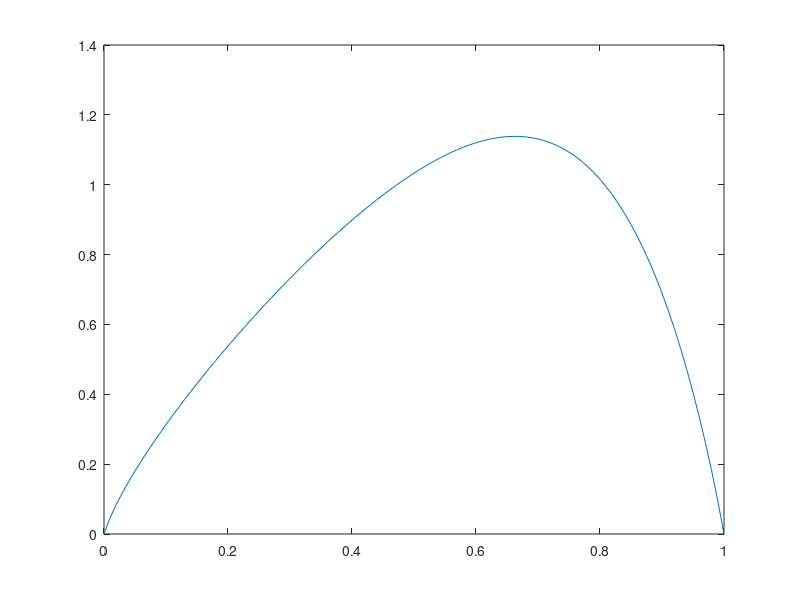

MATLAB code to generate this figure:
%To Solve the differential equation -u'' + f(x,u) = 0

%Assigning maximun number of iterations
k_MAX=100;
%Assigning Tolerance Limit
TOL=10^-6;
%Taking arbitrary number of intervals N=6
N=100;
% Let the length of one division be h
h=1/N;
% x is a vector with N+1 number of equidistant points from 0 to 1
x=linspace(0,1,N+1)';
x=x(2:N);
%Taking initial guess U0
U0=zeros(N-1,1);
k = 10^-4;

%Method 1 - Fixed Point Iteration
f=@(x,U0)(-(U0+k).^-1.5-x.*exp(4.*x));

%Computed Solution(U) is in the form AU=F
%Creating A matrix
principalDiag=[(2/(h^2))*(ones(N-1,1))];
lowerDiag=[(-1/(h^2))*(ones(N-1,1))];
upperDiag=[(-1/(h^2))*(ones(N-1,1))];
A=spdiags([lowerDiag principalDiag upperDiag],-1:1,N-1,N-1);

for iterations_performed = 1:k_MAX
     F=-f(x,U0);
     U1=A\F;
     if(max(abs(U1-U0))>TOL)
         U0=U1;
         flag_Method1=0;
     else
         flag_Method1=1;
         break;
     end
end
U1=[0; U1; 0];
x=linspace(0,1,N+1);
figure(2);
plot(x,U1);